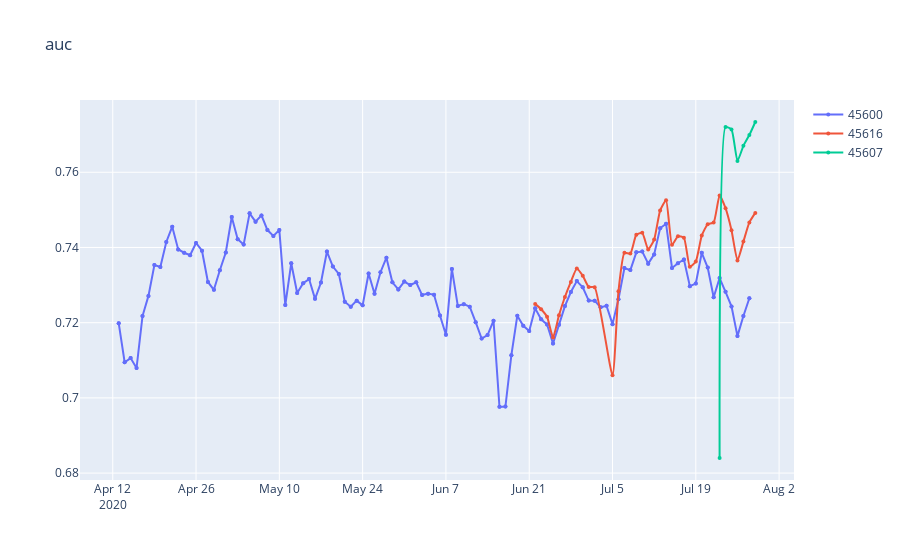
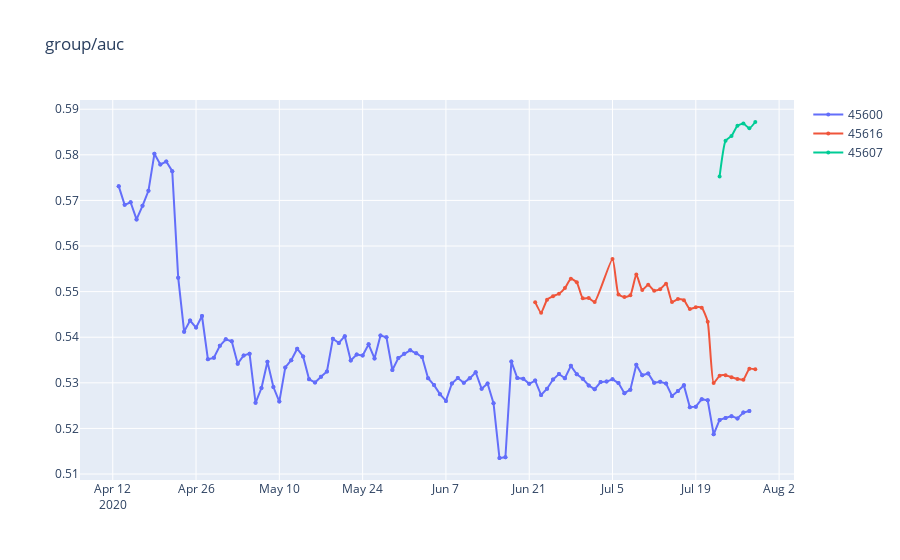
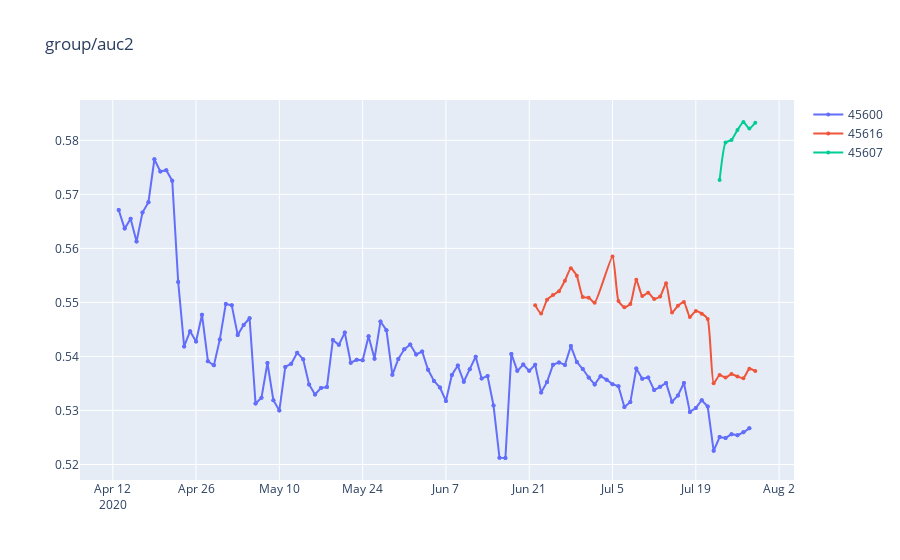
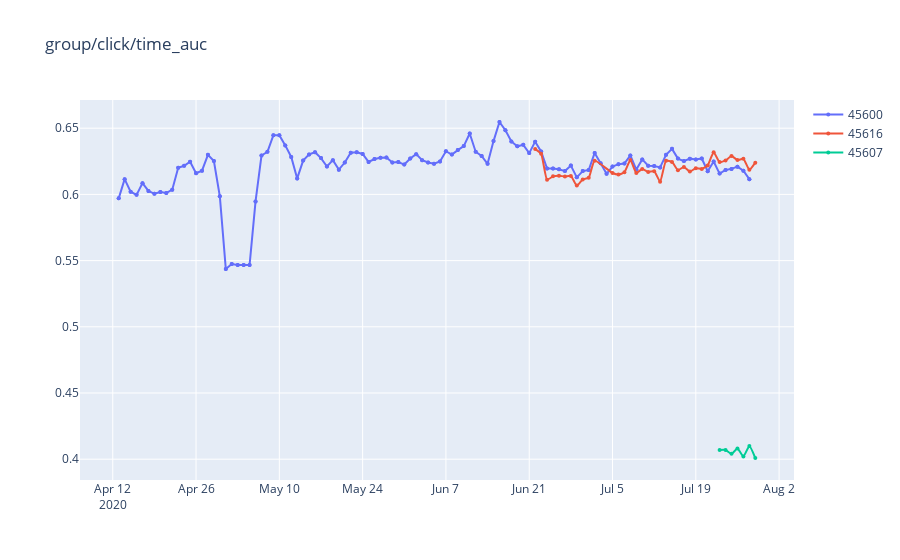

Notebook code cell kept with these figures, in order:
### Code cell
gezi.line(df[df.abtest.isin(['45607', '45616', '45600', '8', '16', '456'])], x='date',
          y=['auc', 'group/auc', 'group/auc2', 'group/click/time_auc', 
             'group/ndcg3_click', 'group/top1_click', 'stats/click_ratio',
             'cold/group/auc', 'group/click/top1_dur',
             'Click/group/auc', 
             'Click/group/auc2',
             'Dur/group/click/time_auc',
            ], color='abtest')

### Figure 1 — Plotly figure (JSON) as saved in the notebook; plotly's stock layout.template omitted (floating-point values rounded to 4 significant figures; data arrays with more than 128 entries replaced by an {"elided": "..."} marker saying what was removed)
{"data": [{"line": {"shape": "spline", "smoothing": 0.5}, "marker": {"size": 4}, "mode": "lines+markers", "name": "45600", "type": "scatter", "x": {"elided": "214 str values"}, "y": {"elided": "214 float values"}}, {"line": {"shape": "spline", "smoothing": 0.5}, "marker": {"size": 4}, "mode": "lines+markers", "name": "45616", "type": "scatter", "x": ["2020-06-22T00:00:00", "2020-06-23T00:00:00", "2020-06-24T00:00:00", "2020-06-25T00:00:00", "2020-06-26T00:00:00", "2020-06-27T00:00:00", "2020-06-28T00:00:00", "2020-06-29T00:00:00", "2020-06-30T00:00:00", "2020-07-01T00:00:00", "2020-07-02T00:00:00", "2020-07-05T00:00:00", "2020-07-06T00:00:00", "2020-07-07T00:00:00", "2020-07-08T00:00:00", "2020-07-09T00:00:00", "2020-07-10T00:00:00", "2020-07-11T00:00:00", "2020-07-12T00:00:00", "2020-07-13T00:00:00", "2020-07-14T00:00:00", "2020-07-15T00:00:00", "2020-07-16T00:00:00", "2020-07-17T00:00:00", "2020-07-18T00:00:00", "2020-07-19T00:00:00", "2020-07-20T00:00:00", "2020-07-21T00:00:00", "2020-07-22T00:00:00", "2020-07-23T00:00:00", "2020-07-24T00:00:00", "2020-07-25T00:00:00", "2020-07-26T00:00:00", "2020-07-27T00:00:00", "2020-07-28T00:00:00", "2020-07-29T00:00:00"], "y": [0.725, 0.7236, 0.7216, 0.7161, 0.722, 0.7268, 0.7308, 0.7344, 0.7325, 0.7295, 0.7295, 0.706, 0.7283, 0.7386, 0.7384, 0.7434, 0.7439, 0.7395, 0.7421, 0.7498, 0.7525, 0.7408, 0.743, 0.7426, 0.7349, 0.7363, 0.7432, 0.7462, 0.7466, 0.7538, 0.7504, 0.7446, 0.7366, 0.7416, 0.7467, 0.7492]}, {"line": {"shape": "spline", "smoothing": 0.5}, "marker": {"size": 4}, "mode": "lines+markers", "name": "45607", "type": "scatter", "x": ["2020-07-23T00:00:00", "2020-07-24T00:00:00", "2020-07-25T00:00:00", "2020-07-26T00:00:00", "2020-07-27T00:00:00", "2020-07-28T00:00:00", "2020-07-29T00:00:00"], "y": [0.684, 0.772, 0.7714, 0.763, 0.767, 0.7699, 0.7734]}], "layout": {"hovermode": "x", "title": {"text": "auc"}, "xaxis": {"type": "date"}}}

### Figure 2 — Plotly figure (JSON) as saved in the notebook; plotly's stock layout.template omitted (floating-point values rounded to 4 significant figures; data arrays with more than 128 entries replaced by an {"elided": "..."} marker saying what was removed)
{"data": [{"line": {"shape": "spline", "smoothing": 0.5}, "marker": {"size": 4}, "mode": "lines+markers", "name": "45600", "type": "scatter", "x": {"elided": "214 str values"}, "y": {"elided": "214 float values"}}, {"line": {"shape": "spline", "smoothing": 0.5}, "marker": {"size": 4}, "mode": "lines+markers", "name": "45616", "type": "scatter", "x": ["2020-06-22T00:00:00", "2020-06-23T00:00:00", "2020-06-24T00:00:00", "2020-06-25T00:00:00", "2020-06-26T00:00:00", "2020-06-27T00:00:00", "2020-06-28T00:00:00", "2020-06-29T00:00:00", "2020-06-30T00:00:00", "2020-07-01T00:00:00", "2020-07-02T00:00:00", "2020-07-05T00:00:00", "2020-07-06T00:00:00", "2020-07-07T00:00:00", "2020-07-08T00:00:00", "2020-07-09T00:00:00", "2020-07-10T00:00:00", "2020-07-11T00:00:00", "2020-07-12T00:00:00", "2020-07-13T00:00:00", "2020-07-14T00:00:00", "2020-07-15T00:00:00", "2020-07-16T00:00:00", "2020-07-17T00:00:00", "2020-07-18T00:00:00", "2020-07-19T00:00:00", "2020-07-20T00:00:00", "2020-07-21T00:00:00", "2020-07-22T00:00:00", "2020-07-23T00:00:00", "2020-07-24T00:00:00", "2020-07-25T00:00:00", "2020-07-26T00:00:00", "2020-07-27T00:00:00", "2020-07-28T00:00:00", "2020-07-29T00:00:00"], "y": [0.5477, 0.5454, 0.5482, 0.549, 0.5495, 0.5508, 0.5528, 0.552, 0.5485, 0.5486, 0.5477, 0.5572, 0.5494, 0.5488, 0.5492, 0.5537, 0.5504, 0.5515, 0.5502, 0.5505, 0.5517, 0.5477, 0.5484, 0.5481, 0.5462, 0.5466, 0.5464, 0.5434, 0.53, 0.5315, 0.5317, 0.5312, 0.5309, 0.5307, 0.5331, 0.533]}, {"line": {"shape": "spline", "smoothing": 0.5}, "marker": {"size": 4}, "mode": "lines+markers", "name": "45607", "type": "scatter", "x": ["2020-07-23T00:00:00", "2020-07-24T00:00:00", "2020-07-25T00:00:00", "2020-07-26T00:00:00", "2020-07-27T00:00:00", "2020-07-28T00:00:00", "2020-07-29T00:00:00"], "y": [0.5752, 0.5831, 0.5841, 0.5864, 0.5868, 0.5858, 0.5872]}], "layout": {"hovermode": "x", "title": {"text": "group/auc"}, "xaxis": {"type": "date"}}}

### Figure 3 — Plotly figure (JSON) as saved in the notebook; plotly's stock layout.template omitted (floating-point values rounded to 4 significant figures; data arrays with more than 128 entries replaced by an {"elided": "..."} marker saying what was removed)
{"data": [{"line": {"shape": "spline", "smoothing": 0.5}, "marker": {"size": 4}, "mode": "lines+markers", "name": "45600", "type": "scatter", "x": {"elided": "214 str values"}, "y": {"elided": "214 float values"}}, {"line": {"shape": "spline", "smoothing": 0.5}, "marker": {"size": 4}, "mode": "lines+markers", "name": "45616", "type": "scatter", "x": ["2020-06-22T00:00:00", "2020-06-23T00:00:00", "2020-06-24T00:00:00", "2020-06-25T00:00:00", "2020-06-26T00:00:00", "2020-06-27T00:00:00", "2020-06-28T00:00:00", "2020-06-29T00:00:00", "2020-06-30T00:00:00", "2020-07-01T00:00:00", "2020-07-02T00:00:00", "2020-07-05T00:00:00", "2020-07-06T00:00:00", "2020-07-07T00:00:00", "2020-07-08T00:00:00", "2020-07-09T00:00:00", "2020-07-10T00:00:00", "2020-07-11T00:00:00", "2020-07-12T00:00:00", "2020-07-13T00:00:00", "2020-07-14T00:00:00", "2020-07-15T00:00:00", "2020-07-16T00:00:00", "2020-07-17T00:00:00", "2020-07-18T00:00:00", "2020-07-19T00:00:00", "2020-07-20T00:00:00", "2020-07-21T00:00:00", "2020-07-22T00:00:00", "2020-07-23T00:00:00", "2020-07-24T00:00:00", "2020-07-25T00:00:00", "2020-07-26T00:00:00", "2020-07-27T00:00:00", "2020-07-28T00:00:00", "2020-07-29T00:00:00"], "y": [0.5495, 0.5479, 0.5505, 0.5514, 0.5521, 0.554, 0.5563, 0.5549, 0.551, 0.5509, 0.5499, 0.5585, 0.5503, 0.5491, 0.5497, 0.5542, 0.5512, 0.5518, 0.5506, 0.5511, 0.5536, 0.5481, 0.5494, 0.5501, 0.5473, 0.5484, 0.5479, 0.5469, 0.5351, 0.5365, 0.5361, 0.5367, 0.5363, 0.536, 0.5377, 0.5373]}, {"line": {"shape": "spline", "smoothing": 0.5}, "marker": {"size": 4}, "mode": "lines+markers", "name": "45607", "type": "scatter", "x": ["2020-07-23T00:00:00", "2020-07-24T00:00:00", "2020-07-25T00:00:00", "2020-07-26T00:00:00", "2020-07-27T00:00:00", "2020-07-28T00:00:00", "2020-07-29T00:00:00"], "y": [0.5726, 0.5796, 0.5801, 0.5819, 0.5834, 0.5822, 0.5833]}], "layout": {"hovermode": "x", "title": {"text": "group/auc2"}, "xaxis": {"type": "date"}}}

### Figure 4 — Plotly figure (JSON) as saved in the notebook; plotly's stock layout.template omitted (floating-point values rounded to 4 significant figures; data arrays with more than 128 entries replaced by an {"elided": "..."} marker saying what was removed)
{"data": [{"line": {"shape": "spline", "smoothing": 0.5}, "marker": {"size": 4}, "mode": "lines+markers", "name": "45600", "type": "scatter", "x": {"elided": "214 str values"}, "y": {"elided": "214 float values"}}, {"line": {"shape": "spline", "smoothing": 0.5}, "marker": {"size": 4}, "mode": "lines+markers", "name": "45616", "type": "scatter", "x": ["2020-06-22T00:00:00", "2020-06-23T00:00:00", "2020-06-24T00:00:00", "2020-06-25T00:00:00", "2020-06-26T00:00:00", "2020-06-27T00:00:00", "2020-06-28T00:00:00", "2020-06-29T00:00:00", "2020-06-30T00:00:00", "2020-07-01T00:00:00", "2020-07-02T00:00:00", "2020-07-05T00:00:00", "2020-07-06T00:00:00", "2020-07-07T00:00:00", "2020-07-08T00:00:00", "2020-07-09T00:00:00", "2020-07-10T00:00:00", "2020-07-11T00:00:00", "2020-07-12T00:00:00", "2020-07-13T00:00:00", "2020-07-14T00:00:00", "2020-07-15T00:00:00", "2020-07-16T00:00:00", "2020-07-17T00:00:00", "2020-07-18T00:00:00", "2020-07-19T00:00:00", "2020-07-20T00:00:00", "2020-07-21T00:00:00", "2020-07-22T00:00:00", "2020-07-23T00:00:00", "2020-07-24T00:00:00", "2020-07-25T00:00:00", "2020-07-26T00:00:00", "2020-07-27T00:00:00", "2020-07-28T00:00:00", "2020-07-29T00:00:00"], "y": [0.6342, 0.6307, 0.6111, 0.6137, 0.6141, 0.6135, 0.614, 0.6066, 0.6113, 0.6127, 0.6255, 0.6162, 0.615, 0.6167, 0.6259, 0.6162, 0.6193, 0.617, 0.6175, 0.6096, 0.6254, 0.6245, 0.6183, 0.6207, 0.6172, 0.6198, 0.6192, 0.6219, 0.6318, 0.6245, 0.6256, 0.629, 0.626, 0.6269, 0.6186, 0.624]}, {"line": {"shape": "spline", "smoothing": 0.5}, "marker": {"size": 4}, "mode": "lines+markers", "name": "45607", "type": "scatter", "x": ["2020-07-23T00:00:00", "2020-07-24T00:00:00", "2020-07-25T00:00:00", "2020-07-26T00:00:00", "2020-07-27T00:00:00", "2020-07-28T00:00:00", "2020-07-29T00:00:00"], "y": [0.4069, 0.407, 0.4041, 0.408, 0.4021, 0.4099, 0.4009]}], "layout": {"hovermode": "x", "title": {"text": "group/click/time_auc"}, "xaxis": {"type": "date"}}}
